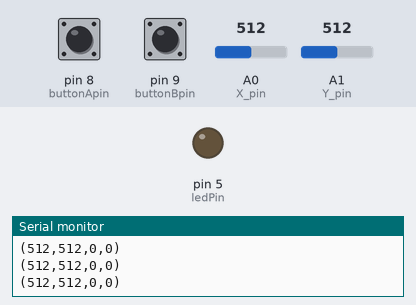
This sketch was run on a simulated Arduino Uno, built with avr-gcc and run on an emulated ATmega328P. Shown: output pins drawn as LEDs (lit = HIGH), the last lines printed to the serial monitor. The test bench sets the inputs (shaded band); at power-on: pin 8 (buttonApin) HIGH, pin 9 (buttonBpin) HIGH, A0 (X_pin) = 512, A1 (Y_pin) = 512.

Above: at 1.2 s.
1.3 s: pin 8 (buttonApin) pulled LOW for 0.15 s
At 1.4 s:
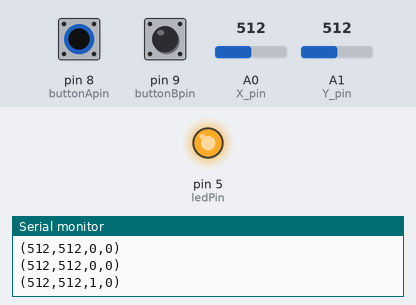
3.0 s: pin 8 (buttonApin) pulled LOW for 3.2 s
At 7.5 s:
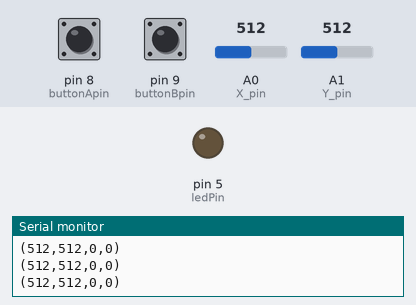
Timing chart, 0 to 9.0 s (numbered marks = the images above; inputs shaded):
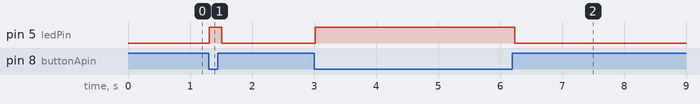

Measured:
- after the input at 1.3 s, pin 5 (ledPin): LOW → HIGH at once, → LOW 0.20 s later
- after the input at 3.0 s, pin 5 (ledPin): LOW → HIGH at once, → LOW 3.2 s later

The sketch:

kadai2.ino
```cpp
int ledPin = 5;
int buttonApin = 8;
int buttonBpin = 9;

const int SW_pin = 2; // digital pin connected to switch output
const int X_pin = A0; // analog pin connected to X output
const int Y_pin = A1; // analog pin connected to Y output

byte leds = 0;

void setup()
{
  pinMode(ledPin, OUTPUT);
  pinMode(buttonApin, INPUT_PULLUP);
  pinMode(buttonBpin, INPUT_PULLUP);
  Serial.begin(9600);
}

void loop()
{
  Serial.print("(");
  Serial.print(analogRead(X_pin));
  Serial.print(",");
  Serial.print(analogRead(Y_pin));
  Serial.print(",");
  if (digitalRead(buttonApin) == LOW && digitalRead(buttonBpin) == LOW)//どちらも押されている
  {

    Serial.print("1,1)\n");
    digitalWrite(ledPin, HIGH);
  }
  if (digitalRead(buttonApin) == HIGH && digitalRead(buttonBpin) == HIGH)//どちらも押されていない
  {
    Serial.print("0,0)\n");
    digitalWrite(ledPin, LOW);
  }
  if (digitalRead(buttonApin) == LOW && digitalRead(buttonBpin) == HIGH)//Aが押されていて、Bが押されていない
  {
    Serial.print("1,0)\n");
    digitalWrite(ledPin, HIGH);
  }
  if (digitalRead(buttonApin) == HIGH && digitalRead(buttonBpin) == LOW)//Aが押されていなくて、Bが押されている
  {
    Serial.print("0,1)\n");
    digitalWrite(ledPin, LOW);
  }
  delay(100);
}
```
